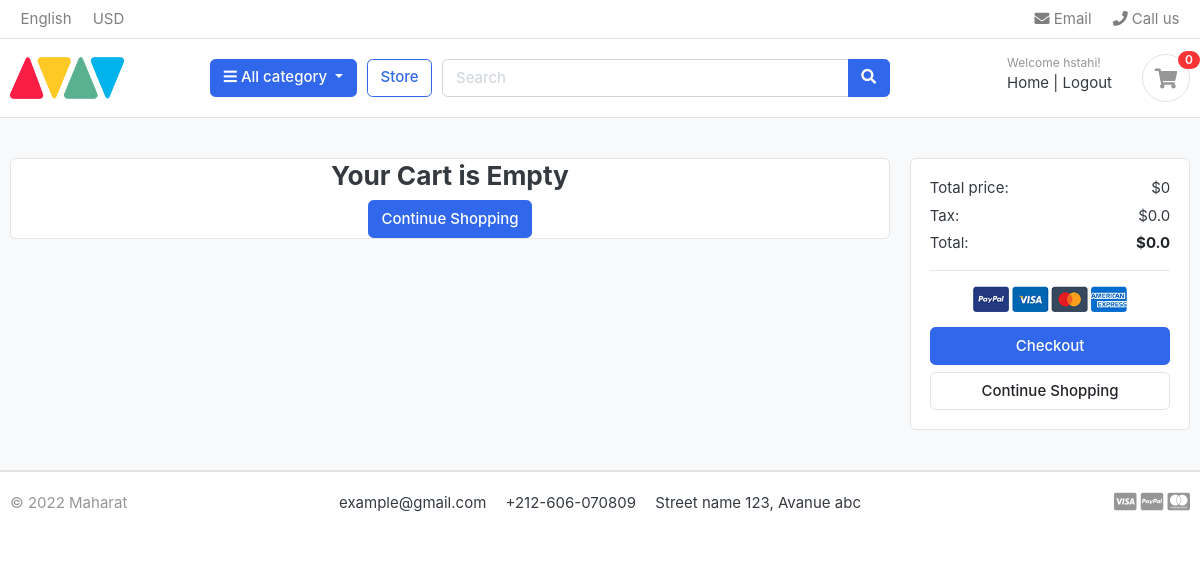
The page /cart/ (signed in) on the database as committed earlier.
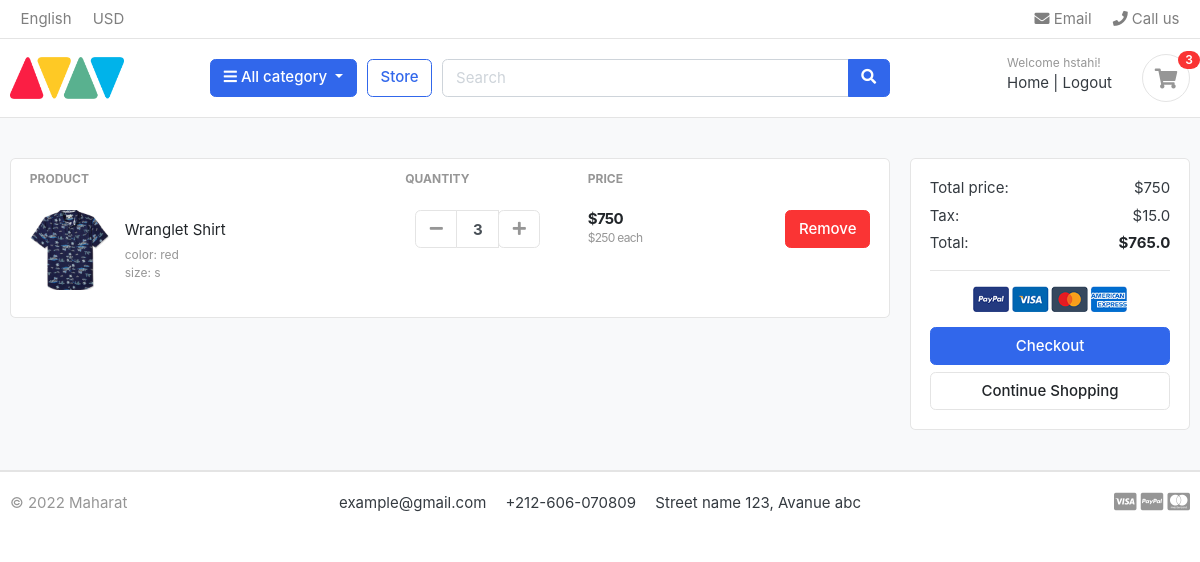
The same page on the database as committed later.
### carts/models.py (models this page shows, shortened)
class CartItem(models.Model):
  product = models.ForeignKey(Product, on_delete=models.CASCADE)
  cart = models.ForeignKey(Cart, on_delete=models.CASCADE, null=True)
  user = models.ForeignKey(User, on_delete=models.CASCADE, null=True)
  quantity = models.IntegerField()
  variations = models.ManyToManyField(Variation, blank=True)
  def total_product_price(self):
    return self.product.price * self.quantity

### store/models.py (models this page shows, shortened)
class Product(models.Model):
    product_name = models.CharField(max_length=100)
    slug = models.SlugField(max_length=100)
    description = models.TextField(max_length=500)
    images = models.ImageField(upload_to='photos/products')
    stock = models.IntegerField()
    is_available = models.BooleanField(default=True)
    price = models.IntegerField()
    date_created = models.DateTimeField(auto_now_add=True)
    date_modified = models.DateTimeField(auto_now=True)
    category = models.ForeignKey(Category, on_delete=models.CASCADE)

class Variation(models.Model):
    product = models.ForeignKey(Product, on_delete=models.CASCADE)
    variation_category = models.CharField(max_length=100, blank=True, choices=choices)
    variation_value = models.CharField(max_length=100, blank=True)
    is_active = models.BooleanField(default=True)
    created_date = models.DateTimeField(auto_now_add=True)

### carts/views.py (the view)
# urls.py: path('', views.cart, name='cart'),
def cart(request):
  total = 0
  tax = 0
  full_total = 0
  try:
    if request.user.is_authenticated:
      cart_items = CartItem.objects.filter(user=request.user)
    else:
      cart = Cart.objects.get(cart_id=get_session_key(request))
      cart_items = CartItem.objects.filter(cart=cart)
    for cart_item in cart_items:
      total += cart_item.product.price * cart_item.quantity
    tax = 2*total/100
    full_total = total + tax
  except:
    cart = Cart.objects.create(cart_id=get_session_key(request))
    cart_items = CartItem.objects.filter(cart=cart)
    pass
  context = {
    'cart_items': cart_items,
    'total': total,
    'tax': tax,
    'full_total': full_total
  }
  return render(request, 'store/cart.html', context)

### carts/context_processors.py (called while the page is built)
def cart_count(request):
  cart_items_count = 0
  current_user = request.user
  try:
    if current_user.is_authenticated:
      cart_items = CartItem.objects.filter(user=current_user)
    else:
      cart = Cart.objects.get(cart_id=get_session_key(request))
      cart_items = CartItem.objects.filter(cart=cart)
    for cart_item in cart_items:
      cart_items_count += cart_item.quantity
  except Cart.DoesNotExist:
    pass
  return {'cart_count': cart_items_count}

### category/context_processors.py (called while the page is built)
def categories_menu(request):
  categories = Category.objects.all()
  context = {
    'categories': categories
  }
  return context

### templates/store/cart.html (shortened to what this page needs)
{% extends 'base.html' %}
{% load static %}
{% block content %}
<section class="section-content padding-y bg">
	<div class="container">
			<div class="row">
				<aside class="col-lg-9">
					<div class="card">
						{% if not cart_items %}
						<div class="text-center">
							<h3>Your Cart is Empty</h3>
							<a class="btn btn-primary" href="{% url 'store' %}">Continue Shopping</a>
						</div>
						{% else %}
						<table class="table table-borderless table-shopping-cart">
							<thead class="text-muted">
								<tr class="small text-uppercase">
									<th scope="col">Product</th>
									<th scope="col" width="120">Quantity</th>
									<th scope="col" width="120">Price</th>
									<th scope="col" class="text-right" width="200"> </th>
								</tr>
							</thead>
							<tbody>
								{% for cart_item in cart_items%}
								<tr>
									<td>
										<figure class="itemside align-items-center">
											<div class="aside"><img src="{{cart_item.product.images.url}}" class="img-sm"></div>
											<figcaption class="info">
												<a href="#" class="title text-dark">{{cart_item.product.product_name}}</a>
												{% for var in cart_item.variations.all %}
												<p class="text-muted small">{{var.variation_category}}: {{var.variation_value}}</p>
												{% endfor %}
											</figcaption>
										</figure>
									</td>
									<td>
										<div class="col">
											<div class="input-group input-spinner">
												<div class="input-group-prepend">
													<a href="{% url 'decrement_from_cart' cart_item.product.id cart_item.id %}" class="btn btn-light" id="button-minus"> <i class="fa fa-minus"></i>
													</a>
												</div>
												<input type="text" class="form-control" value="{{cart_item.quantity}}">
												<div class="input-group-append">
													<form action="{% url 'add_to_cart' cart_item.product.id %}" method="POST">
														<button type="submit"  class="btn btn-light" id="button-plus"> <i class="fa fa-plus"></i>
														</button>
													</form>
												</div>
											</div>
										</div>
									</td>
									<td>
										<div class="price-wrap">
											<var class="price">${{ cart_item.total_product_price }}</var>
											<small class="text-muted"> ${{ cart_item.product.price }} each </small>
										</div>
									</td>
									<td class="text-right">
										<a href="{% url 'remove_from_cart' cart_item.product.id cart_item.id %}" class="btn btn-danger"> Remove</a>
									</td>
								</tr>
								{% endfor %}
							</tbody>
						</table>
						{% endif %}
					</div>
				</aside>
				<aside class="col-lg-3">
					<div class="card">
						<div class="card-body">
							<dl class="dlist-align">
								<dt>Total price:</dt>
								<dd class="text-right">${{total}}</dd>
							</dl>
							<dl class="dlist-align">
								<dt>Tax:</dt>
								<dd class="text-right"> ${{tax}}</dd>
							</dl>
							<dl class="dlist-align">
								<dt>Total:</dt>
								<dd class="text-right text-dark b"><strong>${{full_total}}</strong></dd>
							</dl>
							<hr>
							<p class="text-center mb-3">
								<img src="{% static './images/misc/payments.png' %}" height="26">
							</p>
							<a href="{% url 'checkout' %}" class="btn btn-primary btn-block"> Checkout </a>
							<a href="{% url 'store' %}" class="btn btn-light btn-block">Continue Shopping</a>
						</div>
					</div>
				</aside>
			</div>
	</div>
</section>
{% endblock%}

### templates/base.html (shortened to what this page needs)
{% load static %}
<!DOCTYPE HTML>
<html lang="en">
<head>
<link href="{% static 'css/bootstrap.css' %}" rel="stylesheet" type="text/css"/>
<link href="{% static 'fonts/fontawesome/css/all.min.css' %}" type="text/css" rel="stylesheet">
<link href="{% static 'css/ui.css' %}" rel="stylesheet" type="text/css"/>
<link href="{% static 'css/responsive.css' %}" rel="stylesheet" media="only screen and (max-width: 1200px)" />
</head>
<body>
{% include "includes/nav.html" %}
{% block content %}{% endblock %}
{% include "includes/footer.html" %}
</body>
</html>

### templates/includes/nav.html (shortened to what this page needs)
{% load static %}
<header class="section-header">
    <nav class="navbar p-md-0 navbar-expand-sm navbar-light border-bottom">
    <div class="container">
      <div class="collapse navbar-collapse" id="navbarTop4">
        <ul class="navbar-nav mr-auto">
            <li class="nav-item dropdown">
                 <a href="#" class="nav-link">   English </a>
            </li>
            <li class="nav-item dropdown">
                <a href="#" class="nav-link"> USD </a>
            </li>
        </ul>
        <ul class="navbar-nav">
            <li><a href="#" class="nav-link"> <i class="fa fa-envelope"></i> Email </a></li>
            <li><a href="#" class="nav-link"> <i class="fa fa-phone"></i> Call us </a></li>
        </ul>
      </div>
    </div>
    </nav>
    <section class="header-main border-bottom">
        <div class="container">
    <div class="row align-items-center">
        <div class="col-lg-2 col-md-3 col-6">
            <a href="{% url 'home' %}" class="brand-wrap">
                <img class="logo" src="{% static './images/logo.png' %}">
            </a>
        </div>
        <div class="col-lg col-sm col-md col-6 flex-grow-0">
            <div class="category-wrap dropdown d-inline-block float-right">
                <button type="button" class="btn btn-primary dropdown-toggle" data-toggle="dropdown">
                    <i class="fa fa-bars"></i> All category
                </button>
            </div>
        </div>
        <a href="{% url 'store' %}" class="btn btn-outline-primary">Store</a>
        <div class="col-lg  col-md-6 col-sm-12 col">
            <form action="#" class="search">
                <div class="input-group w-100">
                    <input type="text" class="form-control" style="width:60%;" placeholder="Search">
                    <div class="input-group-append">
                      <button class="btn btn-primary" type="submit">
                        <i class="fa fa-search"></i>
                      </button>
                    </div>
                </div>
            </form>
        </div>
        <div class="col-lg-3 col-sm-6 col-8 order-2 order-lg-3">
                    <div class="d-flex justify-content-end mb-3 mb-lg-0">
                        <div class="widget-header">
                            {% if request.user.is_authenticated %}
                            <small class="title text-muted">Welcome {{user.username}}!</small>
                            <div>
                                <a href="{% url 'home' %}">Home</a> <span class="dark-transp"> | </span>
                                <a href="{% url 'logout' %}"> Logout</a>
                            </div>
                            {% else %}
                            <small class="title text-muted">Welcome Guest!</small>
                            <div>
                                <a href="{% url 'login' %}">Login</a> <span class="dark-transp"> | </span>
                                <a href="{% url 'register' %}"> Register</a>
                            </div>
                            {% endif %}
                        </div>
                        <a href="{% url 'cart' %}" class="widget-header pl-3 ml-3">
                            <div class="icon icon-sm rounded-circle border"><i class="fa fa-shopping-cart"></i></div>
                            <span class="badge badge-pill badge-danger notify">{{cart_count}}</span>
                        </a>
                    </div>
                </div>
    </div>
        </div>
    </section>
    </header>

### templates/includes/footer.html
<footer class="section-footer border-top">
    <div class="container">
        <section class="footer-bottom border-top row">
            <div class="col-md-2">
                <p class="text-muted"> &copy 2022 Maharat </p>
            </div>
            <div class="col-md-8 text-md-center">
                <span  class="px-2">example@gmail.com</span>
                <span  class="px-2">+212-606-070809</span>
                <span  class="px-2">Street name 123, Avanue abc</span>
            </div>
            <div class="col-md-2 text-md-right text-muted">
                <i class="fab fa-lg fa-cc-visa"></i>
                <i class="fab fa-lg fa-cc-paypal"></i>
                <i class="fab fa-lg fa-cc-mastercard"></i>
            </div>
        </section>
    </div>
</footer>

### static/css/ui.css (style rules this page uses)
html { font-family: "Inter", sans-serif; font-size: 15px; }
.price-wrap { letter-spacing: -0.7px; }
.icon-xs, .icon-sm, .icon-md, .icon-lg { display: inline-block; text-align: center; flex-shrink: 0; flex-grow: 0; }
.icon-sm { width: 48px; height: 48px; line-height: 48px !important; font-size: 20px; }
.img-xs, .img-sm, .img-md, .img-lg { -o-object-fit: cover; object-fit: cover; flex-shrink: 0; flex-grow: 0; }
.img-sm { width: 80px; height: 80px; }
.padding-y { padding-top: 40px; padding-bottom: 40px; }
var { font-style: normal; }
figure { margin-bottom: 0; }
.bg { background-color: #f8f9fa; }
.b { font-weight: 600; }
p:last-child { margin-bottom: 0; }
.header-main { position: relative; padding-top: 1rem; padding-bottom: 1rem; }
.brand-wrap .logo, .navbar-brand .logo { margin-right: 7px; max-height: 42px; display: inline-block; }
.widget-header { display: inline-block; vertical-align: middle; position: relative; }
.widget-header a { color: #343a40; }
.widget-header i { color: #969696; }
.widget-header .title { display: block; }
.widget-header .notify { position: absolute; top: -3px; right: -10px; }
.footer-bottom { padding-top: 20px; padding-bottom: 20px; }
.btn-light { background-color: #fff; border-color: #e4e4e4; }
.btn-light i { color: #969696; }
.itemside { position: relative; display: flex; width: 100%; }
.itemside .aside { position: relative; flex-shrink: 0; }
.itemside .info { padding-left: 15px; padding-right: 7px; }
.itemside p { margin-bottom: 0; }
.itemside .title { display: block; margin-bottom: 5px; color: #212529; }
[class*=dlist-] { margin-bottom: 5px; }
[class*=dlist-] dd { margin-bottom: 0; }
.dlist-align { display: flex; }
.dlist-align dt { width: 150px; word-wrap: break-word; font-weight: normal; }
.dlist-align dd { flex-grow: 1; }
.notify { position: absolute; top: -4px; right: -10px; display: inline-block; padding: 0.25em 0.6em; font-size: 12px; line-height: 1; text-align: center; border-radius: 3rem; color: #fff; background-color: #fa3434; }
.price { font-weight: 600; color: #212529; }
.input-spinner { width: 125px; flex-wrap: nowrap; display: inline-flex; vertical-align: middle; }
.input-spinner input.form-control { text-align: center; max-width: 46px; font-weight: bold; flex-basis: 46px; border-color: #e4e4e4; flex-grow: 0; }
.input-spinner .btn { width: 42px; text-align: center; padding-left: 0.5rem; padding-right: 0.5rem; }
.table-shopping-cart.table td, .table-shopping-cart.table th { padding-left: 1.25rem; padding-right: 1.25rem; }
.table-shopping-cart .price-wrap { line-height: 1.2; }
.table-shopping-cart .price { font-weight: bold; margin-right: 5px; display: block; }

Rows that differ between the two databases and show on the page:
added CartItem: product.images (picture), product.product_name "Wranglet Shirt", quantity "3", total_product_price "750", product.price "250"
now on this page (row unchanged): Variation: variation_category "color", variation_value "red"
now on this page (row unchanged): Variation: variation_category "size", variation_value "s"
Other text that changed with them:
{{ cart_count }}: "0" → "3"
{{ total }}: "0" → "750"
{{ tax }}: "0.0" → "15.0"
{{ full_total }}: "0.0" → "765.0"
text no longer shown: "Your Cart is Empty Continue Shopping"
text now shown: "PRODUCT QUANTITY PRICE"
